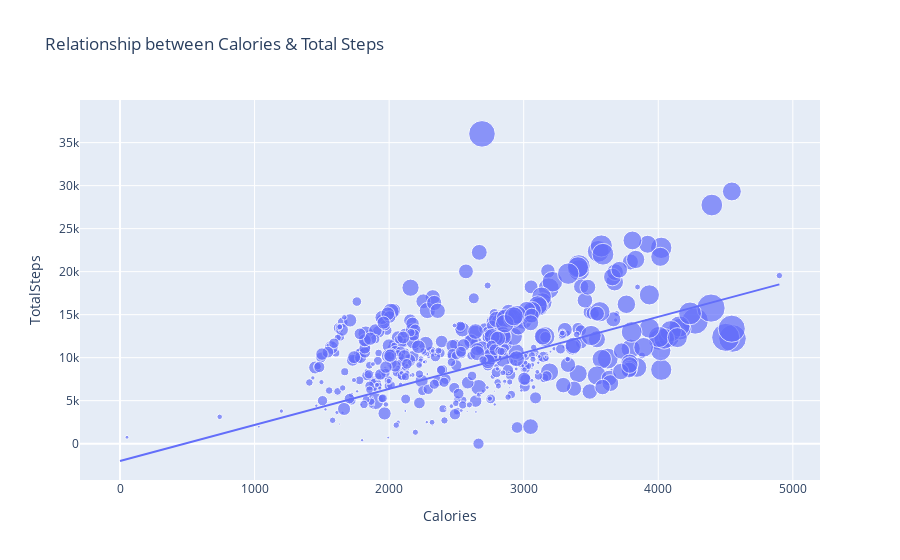

Notebook source saved alongside this figure:
### Markdown cell above
<div style="
    font-weight:bold;
    font-size:32px;">
   Analysis
</div>

### Code cell
figure = px.scatter(data_frame = data, x="Calories",
                    y="TotalSteps", size="VeryActiveMinutes", 
                    trendline="ols", 
                    title="Relationship between Calories & Total Steps")
figure.show()

### Figure 1 — Plotly figure (JSON) as saved in the notebook; plotly's stock layout.template omitted (floating-point values rounded to 4 significant figures; data arrays with more than 128 entries replaced by an {"elided": "..."} marker saying what was removed)
{"data": [{"hovertemplate": "Calories=%{x}<br>TotalSteps=%{y}<br>VeryActiveMinutes=%{marker.size}<extra></extra>", "legendgroup": "", "marker": {"color": "#636efa", "size": {"elided": "940 int values"}, "sizemode": "area", "sizeref": 0.525, "symbol": "circle"}, "mode": "markers", "name": "", "orientation": "v", "showlegend": false, "type": "scatter", "x": {"elided": "940 int values"}, "xaxis": "x", "y": {"elided": "940 int values"}, "yaxis": "y"}, {"hovertemplate": "<b>OLS trendline</b><br>TotalSteps = 4.19039 * Calories + -2015.1<br>R<sup>2</sup>=0.349953<br><br>Calories=%{x}<br>TotalSteps=%{y} <b>(trend)</b><extra></extra>", "legendgroup": "", "marker": {"color": "#636efa", "symbol": "circle"}, "mode": "lines", "name": "", "showlegend": false, "type": "scatter", "x": {"elided": "940 int values"}, "xaxis": "x", "y": {"elided": "940 float values"}, "yaxis": "y"}], "layout": {"autosize": true, "legend": {"itemsizing": "constant", "tracegroupgap": 0}, "title": {"text": "Relationship between Calories & Total Steps"}, "xaxis": {"anchor": "y", "autorange": true, "domain": [0, 1], "range": [-295.7, 5200.0], "title": {"text": "Calories"}, "type": "linear"}, "yaxis": {"anchor": "x", "autorange": true, "domain": [0, 1], "range": [-4342.0, 42190.0], "title": {"text": "TotalSteps"}, "type": "linear"}}}
